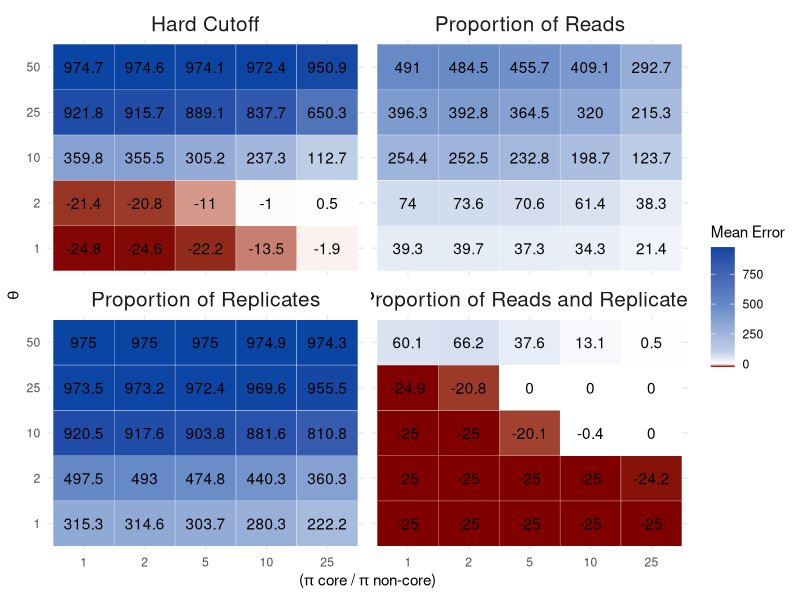

R code for this plot:
## ---- chunk 1
library(MCMCpack)
library(tidyverse)
library(ggplot2)
library(RColorBrewer)
## ---- chunk 2
# set the structure of our simlulated taxa table (not proritions of taxa, just rows by columns and expected core)
ntaxa<-1000
ncore<-25
nsites<-50
nreads<-2e06
nsims<-250
## ---- chunk 3
corenoncoreratio<-c(1,2,5,10,25)
p.core<-corenoncoreratio/(ntaxa - ncore + corenoncoreratio*ncore)
p.noncore<-( 1-(p.core*ncore) )/ (ntaxa - ncore)

theta<-c(1, 2, 10, 25, 50) #concentration parameter
## ---- chunk 4
## do a set of simulations across input parameter values and number of replicates ------
sim.df<-data.frame(expand.grid(corenoncoreratio=corenoncoreratio, theta=theta), 
           p.core=rep(p.core, length(theta)), 
           p.noncore=rep(p.noncore, length(theta)),

           meanerrorHardCut= numeric(length(p.core) * length(theta)),
           meanerrorPropRead = numeric(length(p.core) * length(theta)),
           meanerrorPropReps = numeric(length(p.core) * length(theta)),
           meanerrorPropReadReps = numeric(length(p.core) * length(theta)))
           #error2.5 = numeric(length(p.core) * length(theta)),
           #error97.5 = numeric(length(p.core) * length(theta)))

sim.df
## ---- chunk 5
for(trt in 1:(nrow(sim.df))){
    
    # create empty vectors for each method for every simulation
    tmp.err.HardCut <-  numeric(nsims)
    tmp.err.PropRead <- numeric(nsims)
    tmp.err.PropReps <- numeric(nsims)
    tmp.err.PropReadReps <- numeric(nsims)

  for(i in 1:nsims){
    # create a single OTU table for all four methods to be compared against
    replicateSim <- round(rdirichlet(nsites, c(rep(sim.df$p.core[trt] * sim.df$theta[trt], ncore), 
                                               rep(sim.df$p.noncore[trt] * sim.df$theta[trt], ntaxa-ncore))) * nreads)
    
    # fill the empty vector with the values taken from the equations for each method then subtracting the amount that's actually in the core
    
    # hard cut off method
    tmp.err.HardCut[i] <-  sum(colSums((replicateSim >= 25)) >= 5) - ncore
    
    # Prop reads
    tmp.err.PropRead[i] <- sum(cumsum(sort(colSums(replicateSim)/sum(rowSums(replicateSim))))>=0.25)  - ncore
    
    # Prop Reps
    tmp.err.PropReps[i] <- sum(colSums(replicateSim)>10*nrow(replicateSim))  - ncore
    
    # Thanks Alex
    tmp.err.PropReadReps[i] <- sum((colSums(replicateSim>0) >= (0.5 * nsites)) & (colSums(replicateSim) >= sum(replicateSim) * 1/1000) )  - ncore
  }
  
  # fill the dataframe from the chunk above with these values for later plotting
  sim.df$meanerrorHardCut[trt] <- mean(tmp.err.HardCut)
  sim.df$meanerrorPropRead[trt] <- mean(tmp.err.PropRead)
  sim.df$meanerrorPropReps[trt] <- mean(tmp.err.PropReps)
  sim.df$meanerrorPropReadReps[trt] <- mean(tmp.err.PropReadReps)
  
}
## ---- chunk 6
myPalette <- c("#800000", "#ffffff", "#C2D1E8", "#678BC6", "#0b45a3")
myPalette2 <- c("#C2D1E8", "#678BC6", "#0b45a3")
myPalette3 <- c("#678BC6", "#0b45a3")
## ---- chunk 7
sim.df_gg <- sim.df %>%
  gather(method, prob, c(5:8)) %>%
  mutate(method = factor(method, levels = c("meanerrorHardCut",
                                            "meanerrorPropRead",
                                            "meanerrorPropReps", "meanerrorPropReadReps"), labels = c("Hard Cutoff", "Proportion of Reads", "Proportion of Replicates", "Proportion of Reads and Replicates")))

ggplot(sim.df_gg, aes(x = as.factor(corenoncoreratio), y = as.factor(theta))) +
  geom_tile(aes(fill = prob), colour = "white") +
  facet_wrap(.~method, nrow = 2) +
  theme(legend.text=element_text(size=2)) +
  theme_minimal() +
  scale_fill_gradientn(colours = myPalette, values = scales::rescale(c(-25, 0, 100, 500, 1000))) +
  geom_text(aes(label = round(sim.df_gg$prob, digits = 1))) +
   labs(x = expression(paste("(", pi, " core / ", pi, " non-core)")),
       y = expression(paste(theta)),
       fill = "Mean Error") +
  theme(strip.text.x = element_text(size = 15))
